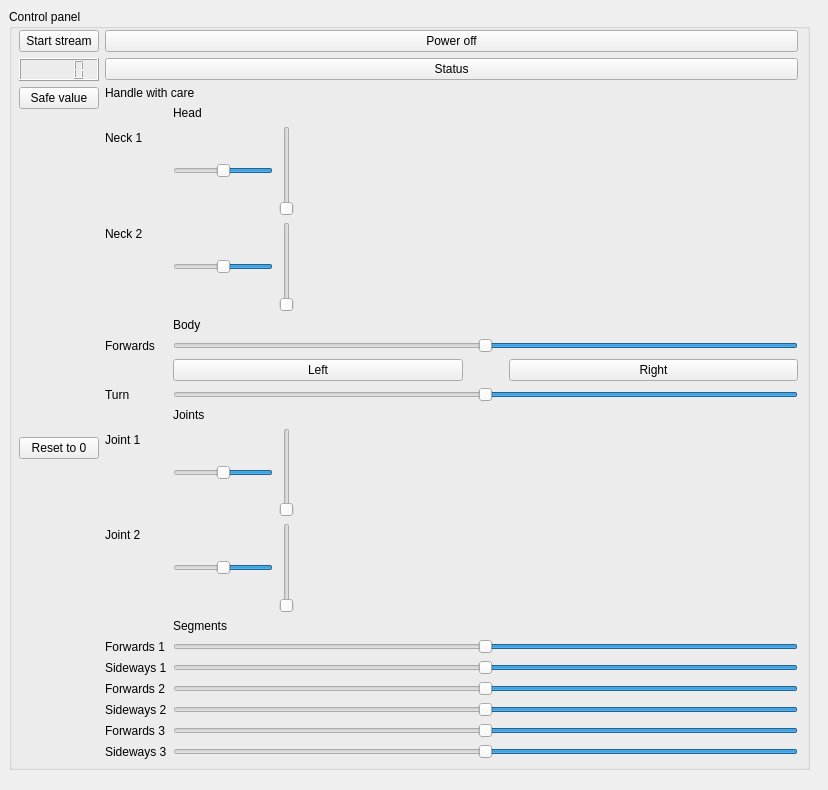
<?xml version="1.0" encoding="UTF-8"?>
<ui version="4.0">
 <class>Widget</class>
 <widget class="QWidget" name="Widget">
  <property name="geometry">
   <rect>
    <x>0</x>
    <y>0</y>
    <width>828</width>
    <height>790</height>
   </rect>
  </property>
  <property name="windowTitle">
   <string>Widget</string>
  </property>
  <widget class="QGroupBox" name="controlpanel">
   <property name="geometry">
    <rect>
     <x>9</x>
     <y>9</y>
     <width>801</width>
     <height>761</height>
    </rect>
   </property>
   <property name="minimumSize">
    <size>
     <width>381</width>
     <height>0</height>
    </size>
   </property>
   <property name="title">
    <string>Control panel</string>
   </property>
   <widget class="QWidget" name="gridLayoutWidget">
    <property name="geometry">
     <rect>
      <x>-1</x>
      <y>10</y>
      <width>801</width>
      <height>751</height>
     </rect>
    </property>
    <layout class="QHBoxLayout" name="horizontalLayout_2">
     <item>
      <layout class="QVBoxLayout" name="verticalLayout_2">
       <item>
        <widget class="QPushButton" name="startStream">
         <property name="text">
          <string>Start stream</string>
         </property>
        </widget>
       </item>
       <item>
        <widget class="QLCDNumber" name="lcdNumber"/>
       </item>
       <item>
        <widget class="QPushButton" name="safeValue">
         <property name="text">
          <string>Safe value</string>
         </property>
        </widget>
       </item>
       <item>
        <spacer name="verticalSpacer">
         <property name="orientation">
          <enum>Qt::Vertical</enum>
         </property>
         <property name="sizeType">
          <enum>QSizePolicy::Expanding</enum>
         </property>
         <property name="sizeHint" stdset="0">
          <size>
           <width>20</width>
           <height>20</height>
          </size>
         </property>
        </spacer>
       </item>
       <item>
        <widget class="QPushButton" name="resetToZero">
         <property name="text">
          <string>Reset to 0</string>
         </property>
        </widget>
       </item>
       <item>
        <spacer name="verticalSpacer_3">
         <property name="orientation">
          <enum>Qt::Vertical</enum>
         </property>
         <property name="sizeType">
          <enum>QSizePolicy::Fixed</enum>
         </property>
         <property name="sizeHint" stdset="0">
          <size>
           <width>20</width>
           <height>300</height>
          </size>
         </property>
        </spacer>
       </item>
      </layout>
     </item>
     <item>
      <layout class="QGridLayout" name="gridLayout">
       <item row="0" column="1">
        <widget class="QPushButton" name="powerOff">
         <property name="text">
          <string>Power off</string>
         </property>
        </widget>
       </item>
       <item row="2" column="1">
        <widget class="QLabel" name="label_2">
         <property name="text">
          <string>Handle with care</string>
         </property>
        </widget>
       </item>
       <item row="4" column="1">
        <layout class="QFormLayout" name="formLayout">
         <item row="0" column="1">
          <widget class="QLabel" name="label_12">
           <property name="text">
            <string>Head</string>
           </property>
          </widget>
         </item>
         <item row="1" column="0">
          <widget class="QLabel" name="label_10">
           <property name="text">
            <string>Neck 1</string>
           </property>
          </widget>
         </item>
         <item row="1" column="1">
          <layout class="QHBoxLayout" name="horizontalLayout_4">
           <item>
            <widget class="QSlider" name="SN1H">
             <property name="maximumSize">
              <size>
               <width>100</width>
               <height>16777215</height>
              </size>
             </property>
             <property name="minimum">
              <number>-100</number>
             </property>
             <property name="maximum">
              <number>100</number>
             </property>
             <property name="orientation">
              <enum>Qt::Horizontal</enum>
             </property>
             <property name="invertedAppearance">
              <bool>true</bool>
             </property>
            </widget>
           </item>
           <item>
            <widget class="QSlider" name="SN1V">
             <property name="maximum">
              <number>100</number>
             </property>
             <property name="orientation">
              <enum>Qt::Vertical</enum>
             </property>
            </widget>
           </item>
          </layout>
         </item>
         <item row="2" column="0">
          <widget class="QLabel" name="label_11">
           <property name="text">
            <string>Neck 2</string>
           </property>
          </widget>
         </item>
         <item row="2" column="1">
          <layout class="QHBoxLayout" name="horizontalLayout_3">
           <item>
            <widget class="QSlider" name="SN2H">
             <property name="maximumSize">
              <size>
               <width>100</width>
               <height>16777215</height>
              </size>
             </property>
             <property name="minimum">
              <number>-100</number>
             </property>
             <property name="maximum">
              <number>100</number>
             </property>
             <property name="orientation">
              <enum>Qt::Horizontal</enum>
             </property>
             <property name="invertedAppearance">
              <bool>true</bool>
             </property>
            </widget>
           </item>
           <item>
            <widget class="QSlider" name="SN2V">
             <property name="maximum">
              <number>100</number>
             </property>
             <property name="orientation">
              <enum>Qt::Vertical</enum>
             </property>
            </widget>
           </item>
          </layout>
         </item>
         <item row="3" column="1">
          <widget class="QLabel" name="label_9">
           <property name="text">
            <string>Body</string>
           </property>
          </widget>
         </item>
         <item row="4" column="0">
          <widget class="QLabel" name="label">
           <property name="text">
            <string>Forwards</string>
           </property>
          </widget>
         </item>
         <item row="4" column="1">
          <widget class="QSlider" name="Forwards">
           <property name="autoFillBackground">
            <bool>false</bool>
           </property>
           <property name="minimum">
            <number>-100</number>
           </property>
           <property name="maximum">
            <number>100</number>
           </property>
           <property name="singleStep">
            <number>1</number>
           </property>
           <property name="sliderPosition">
            <number>0</number>
           </property>
           <property name="orientation">
            <enum>Qt::Horizontal</enum>
           </property>
           <property name="invertedAppearance">
            <bool>true</bool>
           </property>
          </widget>
         </item>
         <item row="5" column="1">
          <layout class="QHBoxLayout" name="horizontalLayout_10">
           <item>
            <widget class="QPushButton" name="goLeft">
             <property name="text">
              <string>Left</string>
             </property>
            </widget>
           </item>
           <item>
            <spacer name="horizontalSpacer_4">
             <property name="orientation">
              <enum>Qt::Horizontal</enum>
             </property>
             <property name="sizeType">
              <enum>QSizePolicy::Minimum</enum>
             </property>
             <property name="sizeHint" stdset="0">
              <size>
               <width>40</width>
               <height>20</height>
              </size>
             </property>
            </spacer>
           </item>
           <item>
            <widget class="QPushButton" name="goRight">
             <property name="text">
              <string>Right</string>
             </property>
            </widget>
           </item>
          </layout>
         </item>
         <item row="6" column="0">
          <widget class="QLabel" name="turnLabel">
           <property name="text">
            <string>Turn</string>
           </property>
          </widget>
         </item>
         <item row="6" column="1">
          <widget class="QSlider" name="Turn">
           <property name="minimum">
            <number>-100</number>
           </property>
           <property name="maximum">
            <number>100</number>
           </property>
           <property name="tracking">
            <bool>true</bool>
           </property>
           <property name="orientation">
            <enum>Qt::Horizontal</enum>
           </property>
           <property name="invertedAppearance">
            <bool>true</bool>
           </property>
           <property name="invertedControls">
            <bool>false</bool>
           </property>
          </widget>
         </item>
         <item row="7" column="1">
          <widget class="QLabel" name="label_4">
           <property name="text">
            <string>Joints</string>
           </property>
          </widget>
         </item>
         <item row="9" column="0">
          <widget class="QLabel" name="label_7">
           <property name="text">
            <string>Joint 1</string>
           </property>
          </widget>
         </item>
         <item row="9" column="1">
          <layout class="QHBoxLayout" name="horizontalLayout_5">
           <item>
            <widget class="QSlider" name="SJ1H">
             <property name="maximumSize">
              <size>
               <width>100</width>
               <height>16777215</height>
              </size>
             </property>
             <property name="minimum">
              <number>-100</number>
             </property>
             <property name="maximum">
              <number>100</number>
             </property>
             <property name="orientation">
              <enum>Qt::Horizontal</enum>
             </property>
             <property name="invertedAppearance">
              <bool>true</bool>
             </property>
            </widget>
           </item>
           <item>
            <widget class="QSlider" name="SJ1V">
             <property name="maximum">
              <number>100</number>
             </property>
             <property name="orientation">
              <enum>Qt::Vertical</enum>
             </property>
            </widget>
           </item>
          </layout>
         </item>
         <item row="11" column="0">
          <widget class="QLabel" name="label_8">
           <property name="text">
            <string>Joint 2</string>
           </property>
          </widget>
         </item>
         <item row="11" column="1">
          <layout class="QHBoxLayout" name="horizontalLayout_7">
           <item>
            <widget class="QSlider" name="SJ2H">
             <property name="maximumSize">
              <size>
               <width>100</width>
               <height>16777215</height>
              </size>
             </property>
             <property name="minimum">
              <number>-100</number>
             </property>
             <property name="maximum">
              <number>100</number>
             </property>
             <property name="orientation">
              <enum>Qt::Horizontal</enum>
             </property>
             <property name="invertedAppearance">
              <bool>true</bool>
             </property>
            </widget>
           </item>
           <item>
            <widget class="QSlider" name="SJ2V">
             <property name="maximum">
              <number>100</number>
             </property>
             <property name="orientation">
              <enum>Qt::Vertical</enum>
             </property>
            </widget>
           </item>
          </layout>
         </item>
         <item row="12" column="0">
          <widget class="QLabel" name="label_13">
           <property name="text">
            <string/>
           </property>
          </widget>
         </item>
         <item row="14" column="0">
          <widget class="QLabel" name="label_14">
           <property name="text">
            <string>Forwards 1</string>
           </property>
          </widget>
         </item>
         <item row="14" column="1">
          <widget class="QSlider" name="MS1F">
           <property name="autoFillBackground">
            <bool>false</bool>
           </property>
           <property name="minimum">
            <number>-100</number>
           </property>
           <property name="maximum">
            <number>100</number>
           </property>
           <property name="singleStep">
            <number>1</number>
           </property>
           <property name="sliderPosition">
            <number>0</number>
           </property>
           <property name="orientation">
            <enum>Qt::Horizontal</enum>
           </property>
           <property name="invertedAppearance">
            <bool>true</bool>
           </property>
          </widget>
         </item>
         <item row="15" column="0">
          <widget class="QLabel" name="label_5">
           <property name="text">
            <string>Sideways 1</string>
           </property>
          </widget>
         </item>
         <item row="15" column="1">
          <widget class="QSlider" name="MS1S">
           <property name="minimum">
            <number>-100</number>
           </property>
           <property name="maximum">
            <number>100</number>
           </property>
           <property name="tracking">
            <bool>true</bool>
           </property>
           <property name="orientation">
            <enum>Qt::Horizontal</enum>
           </property>
           <property name="invertedAppearance">
            <bool>true</bool>
           </property>
           <property name="invertedControls">
            <bool>false</bool>
           </property>
          </widget>
         </item>
         <item row="16" column="0">
          <widget class="QLabel" name="label_3">
           <property name="text">
            <string>Forwards 2</string>
           </property>
          </widget>
         </item>
         <item row="16" column="1">
          <widget class="QSlider" name="MS2F">
           <property name="autoFillBackground">
            <bool>false</bool>
           </property>
           <property name="minimum">
            <number>-100</number>
           </property>
           <property name="maximum">
            <number>100</number>
           </property>
           <property name="singleStep">
            <number>1</number>
           </property>
           <property name="sliderPosition">
            <number>0</number>
           </property>
           <property name="orientation">
            <enum>Qt::Horizontal</enum>
           </property>
           <property name="invertedAppearance">
            <bool>true</bool>
           </property>
          </widget>
         </item>
         <item row="17" column="0">
          <widget class="QLabel" name="label_15">
           <property name="text">
            <string>Sideways 2</string>
           </property>
          </widget>
         </item>
         <item row="17" column="1">
          <widget class="QSlider" name="MS2S">
           <property name="minimum">
            <number>-100</number>
           </property>
           <property name="maximum">
            <number>100</number>
           </property>
           <property name="tracking">
            <bool>true</bool>
           </property>
           <property name="orientation">
            <enum>Qt::Horizontal</enum>
           </property>
           <property name="invertedAppearance">
            <bool>true</bool>
           </property>
           <property name="invertedControls">
            <bool>false</bool>
           </property>
          </widget>
         </item>
         <item row="18" column="0">
          <widget class="QLabel" name="label_6">
           <property name="text">
            <string>Forwards 3</string>
           </property>
          </widget>
         </item>
         <item row="18" column="1">
          <widget class="QSlider" name="MS3F">
           <property name="autoFillBackground">
            <bool>false</bool>
           </property>
           <property name="minimum">
            <number>-100</number>
           </property>
           <property name="maximum">
            <number>100</number>
           </property>
           <property name="singleStep">
            <number>1</number>
           </property>
           <property name="sliderPosition">
            <number>0</number>
           </property>
           <property name="orientation">
            <enum>Qt::Horizontal</enum>
           </property>
           <property name="invertedAppearance">
            <bool>true</bool>
           </property>
          </widget>
         </item>
         <item row="19" column="0">
          <widget class="QLabel" name="label_16">
           <property name="text">
            <string>Sideways 3</string>
           </property>
          </widget>
         </item>
         <item row="19" column="1">
          <widget class="QSlider" name="MS3S">
           <property name="minimum">
            <number>-100</number>
           </property>
           <property name="maximum">
            <number>100</number>
           </property>
           <property name="tracking">
            <bool>true</bool>
           </property>
           <property name="orientation">
            <enum>Qt::Horizontal</enum>
           </property>
           <property name="invertedAppearance">
            <bool>true</bool>
           </property>
           <property name="invertedControls">
            <bool>false</bool>
           </property>
          </widget>
         </item>
         <item row="12" column="1">
          <widget class="QLabel" name="label_17">
           <property name="text">
            <string>Segments</string>
           </property>
          </widget>
         </item>
        </layout>
       </item>
       <item row="1" column="1">
        <widget class="QPushButton" name="printStatus">
         <property name="text">
          <string>Status</string>
         </property>
        </widget>
       </item>
      </layout>
     </item>
    </layout>
   </widget>
  </widget>
 </widget>
 <layoutdefault spacing="6" margin="11"/>
 <resources/>
 <connections/>
</ui>
